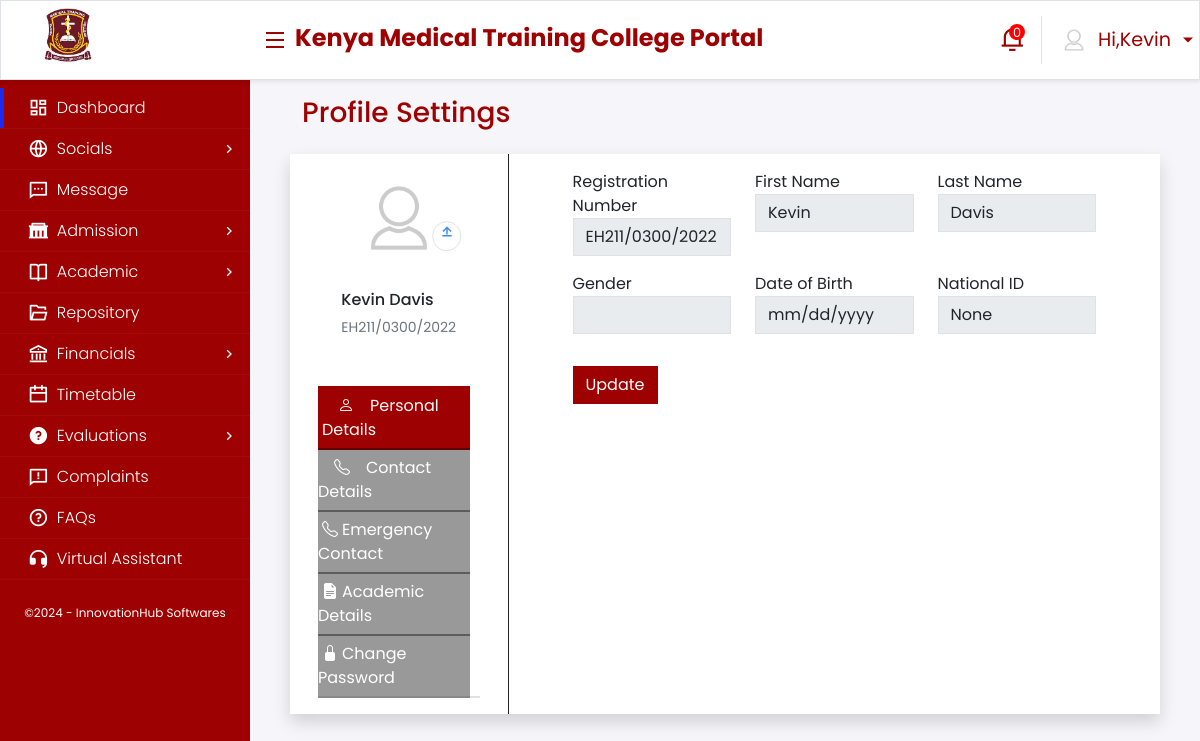
/profile/ (signed in), run on an earlier commit of the app's database.
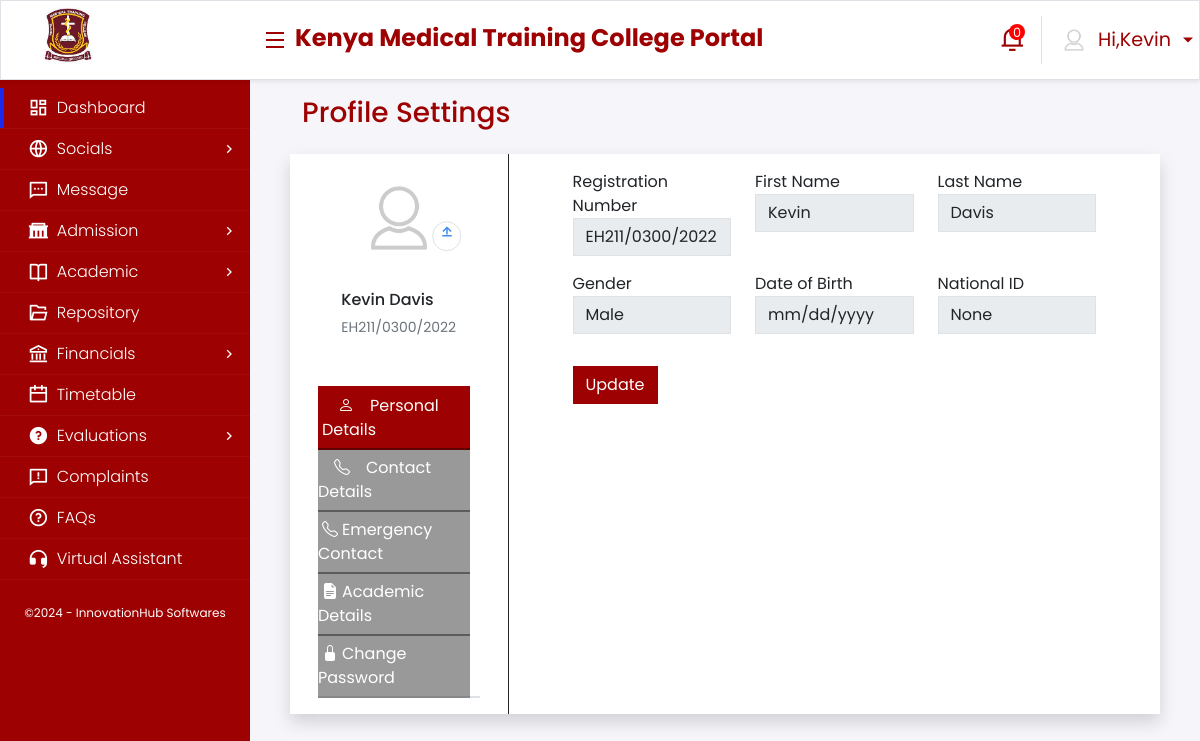
And on a later commit of the database.
### core_application/models.py (models this page shows, shortened)
class User(AbstractUser):
    GENDER_CHOICES = (
        ('male', 'Male'),
        ('female', 'Female'),
        ('other', 'Other'),
    )
    USER_TYPES = (
        ('admin', 'Admin'),
        ('student', 'Student'),
        ('instructor', 'Instructor'),
        ('clinical_instructor', 'Clinical Instructor'),
        ('staff', 'Staff'),
        ('registrar', 'Registrar'),
    )
    username = models.CharField(
        max_length=150,
        unique=True,
        validators=[
            RegexValidator(
                regex=r'^[\w.@+\-/]+$',
                message="Username can contain letters, numbers, @, ., +, -, _, and / characters only."
            )
        ],
        help_text="Required. 150 characters or fewer. Letters, digits and @/./+/-/_/ allowed."
    )
    user_type = models.CharField(max_length=20, choices=USER_TYPES)
    phone = models.CharField(max_length=15, blank=True)
    address = models.TextField(blank=True)
    gender = models.CharField(max_length=10, choices=GENDER_CHOICES, blank=True)
    date_of_birth = models.DateField(null=True, blank=True)
    profile_picture = models.ImageField(upload_to='profiles/', null=True, blank=True)
    national_id = models.CharField(max_length=20, unique=True, null=True, blank=True)
    is_active = models.BooleanField(default=True)
    created_at = models.DateTimeField(auto_now_add=True)
    updated_at = models.DateTimeField(auto_now=True)

### core_application/views.py (the view, shortened to what this page needs)
# urls.py: path('profile/', views.student_profile, name='student_profile'),
@login_required
def student_profile(request):
    student = request.user.student_profile
    context = {
        'student': student,
    }
    return render(request, 'student/student_profile.html', context)

### templates/student/student_profile.html (shortened to what the changed rows need)
{% extends 'base.html' %}
{% load static %}
{% block content %}
<div class="container onprintContainer">
    <div class="row bg-white shadow">
        <div class="col-md-3">
            <div class="card col-md-12">
                <div class="card-body text-md-left ml-0">
                    <div class="nav flex-column nav-tabs prof" id="v-tabs-tab" role="tablist" aria-orientation="vertical">
                        <div class="mb-4 d-flex align-items-center flex-column">
                            <div class="sticky-top mb-2">
                                <div>
                                    <h6 class="mb-2">{{ request.user.get_full_name }}</h6>
                                    <p class="text-muted small">{{ student.registration_number }}</p>
                                </div>
                            </div>
                        </div>
                    </div>
                </div>
            </div>
        </div>
        <div class="col-md-9 profile">
            <div class="tab-content">
                <div id="Stud-PersonalDetails" class="container tab-pane show active" role="tabpanel" aria-labelledby="Stud-PersonalDetails-tab">
                    <form method="post" action="{% url 'student_profile' %}" enctype="multipart/form-data">
                        <div class="row mt-3">
                            <div class="col-md-4">
                                <div class="md-form mb-3">
                                    <label>First Name</label>
                                    <input type="text" class="form-control" name="first_name" disabled value="{{ request.user.first_name }}">
                                </div>
                            </div>
                            <div class="col-md-4">
                                <div class="md-form mb-3">
                                    <label>Last Name</label>
                                    <input type="text" class="form-control" name="last_name" disabled value="{{ request.user.last_name }}">
                                </div>
                            </div>
                            <div class="col-md-4">
                                <div class="md-form mb-3">
                                    <label>Gender</label>
                                    <input type="text" class="form-control" disabled value="{{ request.user.get_gender_display }}">
                                </div>
                            </div>
                            <div class="col-md-4">
                                <div class="md-form mb-3">
                                    <label>National ID</label>
                                    <input type="text" class="form-control" disabled value="{{ request.user.national_id }}">
                                </div>
                            </div>
                        </div>
                    </form>
                </div>
            </div>
        </div>
    </div>
</div>
{% endblock %}

### templates/base.html (shortened to what the changed rows need)
{% load static %}
<!DOCTYPE html>
<html lang="en">
<head>
    <link href="https://cdn.jsdelivr.net/npm/bootstrap@5.2.0/dist/css/bootstrap.min.css" rel="stylesheet"
>
    <link href="https://cdn.jsdelivr.net/npm/remixicon@2.2.0/fonts/remixicon.css" rel="stylesheet">
    <link rel="stylesheet" href="https://cdnjs.cloudflare.com/ajax/libs/font-awesome/6.1.1/css/all.min.css"
 />
    <link rel="stylesheet" href="https://maxcdn.bootstrapcdn.com/font-awesome/4.7.0/css/font-awesome.min.css">
    <link rel="stylesheet" href="https://cdn.jsdelivr.net/npm/bootstrap-icons@1.3.0/font/bootstrap-icons.css">
    <link href="https://cdn.datatables.net/1.12.1/css/dataTables.bootstrap5.min.css" rel="stylesheet" />
    <link href="https://cdnjs.cloudflare.com/ajax/libs/toastr.js/latest/css/toastr.min.css" rel="stylesheet" />
    <link rel="stylesheet" href="https://cdnjs.cloudflare.com/ajax/libs/chosen/1.8.7/chosen.min.css">
    <link rel="stylesheet" href="https://cdnjs.cloudflare.com/ajax/libs/select2/4.0.13/css/select2.min.css" />
    <link rel="stylesheet" href="{% static 'Settings.css' %}" />
    <link rel="stylesheet" href="{% static 'main.css' %}" />
    <link rel="stylesheet" href="{% static 'site.css' %}" />
    <link rel="stylesheet" href="{% static 'customstepper.css' %}" />
</head>
<body>
    <nav class="navbar navbar-expand-lg navbar-light bg-white border shadow-sm">
        <div class="container-fluid">
            <ul class="navbar-nav ms-auto mb-2 mb-lg-0">
                <li class="nav-item dropdown border-start">
                    <a class="nav-link dropdown-toggle primary-text profile" href="#" id="navbarProfile" role="button" data-bs-toggle="dropdown" aria-expanded="false">
                        <div class="d-flex align-items-center">
                            <img src="{% static 'avatar2.png'%}"  /> <span class="ms-2 salutation" id="salutation">Hi,{{request.user.first_name}} </span>
                        </div>
                    </a>
                </li>
            </ul>
        </div>
    </nav>
    <main role="main" class="pb-3">
        {% block content %}
        {% endblock %}
    </main>
</body>
</html>

What changed in the data, as far as the page shows it:
changed User "Kevin": user.gender (not shown) → "Male"
